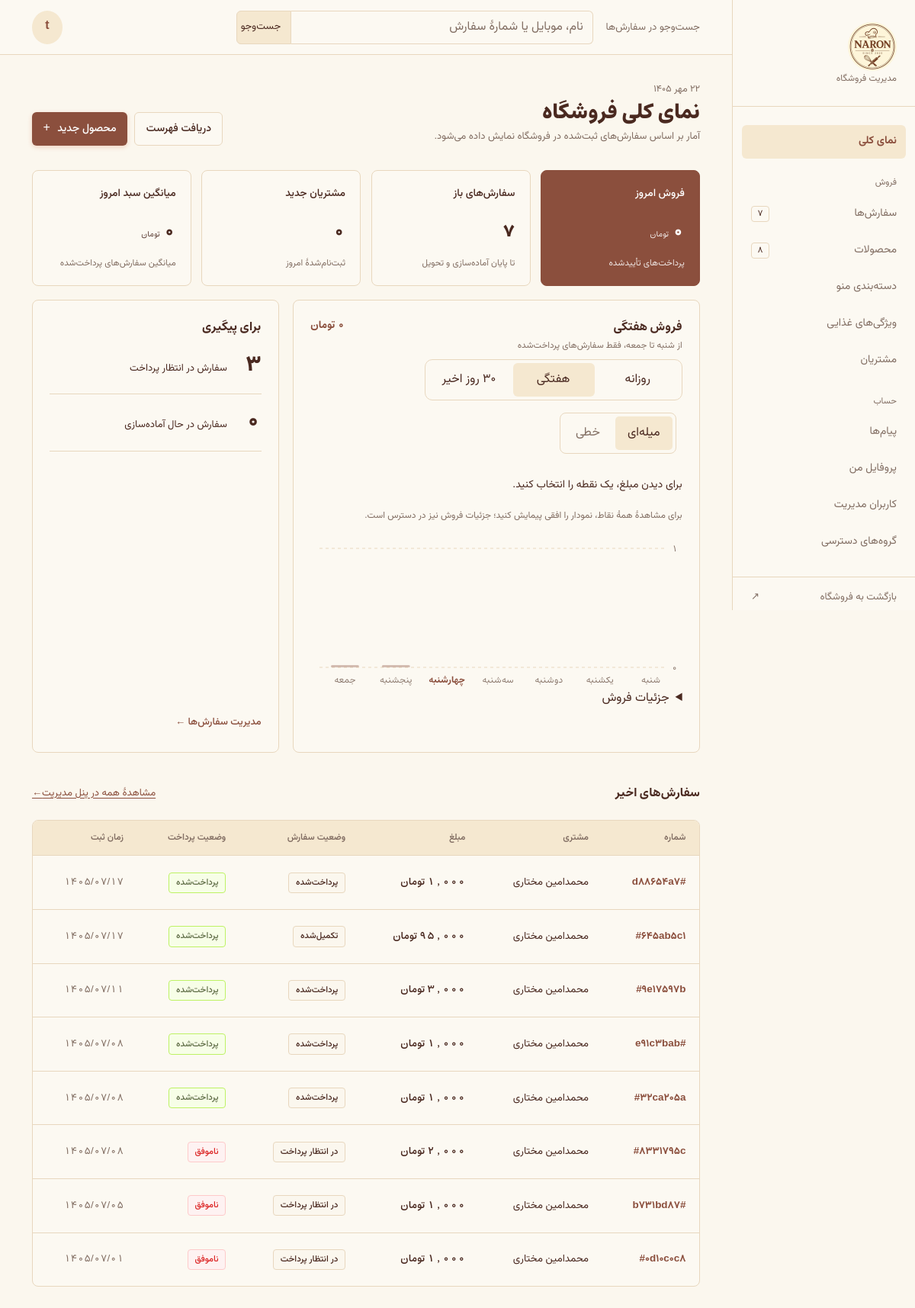
The page /dashboard/ (signed in) on the database its author committed.
### bakery/models.py (models this page shows, shortened)
class Order(models.Model):
    class Status(models.TextChoices):
        PENDING = "pending", "در انتظار پرداخت"
        PAID = "paid", "پرداخت‌شده"
        PREPARING = "preparing", "در حال آماده‌سازی"
        READY = "ready", "آمادهٔ تحویل"
        COMPLETED = "completed", "تکمیل‌شده"
        CANCELLED = "cancelled", "لغوشده"
    class PaymentStatus(models.TextChoices):
        UNPAID = "unpaid", "پرداخت‌نشده"
        INITIATED = "initiated", "در انتظار پرداخت"
        PAID = "paid", "پرداخت‌شده"
        FAILED = "failed", "ناموفق"
    number = models.UUIDField(default=uuid.uuid4, editable=False, unique=True)
    customer = models.ForeignKey(settings.AUTH_USER_MODEL, verbose_name="حساب مشتری", related_name="bakery_orders", on_delete=models.SET_NULL, null=True, blank=True)
    customer_name = models.CharField("نام مشتری", max_length=120)
    phone = models.CharField("شماره تماس", max_length=20)
    address = models.TextField("نشانی", blank=True)
    fulfillment = models.CharField("روش دریافت", max_length=20, choices=(("delivery", "ارسال"), ("pickup", "تحویل حضوری")), default="delivery")
    note = models.TextField("یادداشت مشتری", blank=True)
    status = models.CharField("وضعیت سفارش", max_length=20, choices=Status.choices, default=Status.PENDING)
    payment_status = models.CharField("وضعیت پرداخت", max_length=20, choices=PaymentStatus.choices, default=PaymentStatus.UNPAID)
    total = models.PositiveIntegerField("جمع کل (تومان)", default=0)
    authority = models.CharField("شناسه پرداخت زرین‌پال", max_length=64, blank=True, db_index=True)
    ref_id = models.CharField("کد پیگیری زرین‌پال", max_length=64, blank=True)
    created_at = models.DateTimeField("زمان ثبت", auto_now_add=True)
    paid_at = models.DateTimeField("زمان پرداخت", null=True, blank=True)
    class Meta:
        ordering = ("-created_at",)
        verbose_name = "سفارش"
        verbose_name_plural = "سفارش‌ها"

### bakery/dashboard.py (the view)
# urls.py: path("dashboard/", dashboard.dashboard, name="shop_dashboard"),
@staff_member_required(login_url="/admin/login/")
@never_cache
def dashboard(request):
    return render(request, "bakery/dashboard.html", dashboard_context(request))

### bakery/context_processors.py (called while the page is built)
def cart_summary(request):
    cart = request.session.get("cart", {})
    count = sum(int(quantity) for quantity in cart.values())
    return {"cart_count": count}

### bakery/dashboard.py (called while the page is built, shortened)
def _matching_orders(request):
    query = request.GET.get("q", "").strip()[:80]
    orders = Order.objects.all()
    return query, orders

### bakery/jalali.py (called while the page is built)
def gregorian_to_jalali(gy, gm, gd):
    g_d_m = [0, 31, 59, 90, 120, 151, 181, 212, 243, 273, 304, 334]
    if gy > 1600:
        jy = 979
        gy -= 1600
    else:
        jy = 0
        gy -= 621
    gy2 = gy if gm > 2 else gy - 1
    days = (
        365 * gy
        + (gy2 + 4) // 4
        - (gy2 + 100) // 100
        + (gy2 + 400) // 400
        - 80
        + gd
        + g_d_m[gm - 1]
    )
    jy += 33 * (days // 12053)
    days %= 12053
    jy += 4 * (days // 1461)
    days %= 1461
    if days > 365:
        jy += (days - 1) // 365
        days = (days - 1) % 365
    if days < 186:
        jm = 1 + days // 31
        jd = 1 + days % 31
    else:
        days -= 186
        jm = 7 + days // 30
        jd = 1 + days % 30
    return jy, jm, jd

def to_jalali_tuple(dt):
    if dt is None:
        return None
    if isinstance(dt, datetime):
        if timezone.is_aware(dt):
            dt = timezone.localtime(dt)
        return gregorian_to_jalali(dt.year, dt.month, dt.day), (dt.hour, dt.minute)
    if isinstance(dt, date):
        return gregorian_to_jalali(dt.year, dt.month, dt.day), None
    return None

### bakery/templatetags/bakery_tags.py (called while the page is built, shortened)
@register.filter
def fa_digits(value):
    if value is None:
        return ""
    return str(value).translate(_digit_map)

@register.filter
def jalali_date(value, format_type="numeric"):
    if not value:
        return ""
    res = to_jalali_tuple(value)
    if not res:
        return value
    (jy, jm, jd), time_part = res
    if format_type == "long":
        m_name = JALALI_MONTH_NAMES[jm - 1]
        text = f"{jd} {m_name} {jy}"
    else:  # 'numeric'
        if time_part and format_type == "numeric_with_time":
            h, mn = time_part
            text = f"{jy:04d}/{jm:02d}/{jd:02d} {h:02d}:{mn:02d}"
        else:
            text = f"{jy:04d}/{jm:02d}/{jd:02d}"
    return text.translate(_digit_map)

@register.filter
def toman(value):
    try:
        amount = int(value)
    except (TypeError, ValueError):
        return value
    return f"{amount:,}".replace(",", "٬").translate(_digit_map)

### templates/bakery/dashboard.html (shortened to what this page needs)
{% load static bakery_tags %}
<!doctype html>
<html lang="fa" dir="rtl">
<head>
  <link rel="stylesheet" href="{% static 'bakery/dashboard.css' %}">
</head>
<body>
  <div class="dashboard-shell">
    <aside class="dashboard-sidebar" aria-label="فهرست بخش‌های مدیریت">
      {% include "bakery/_dashboard_nav.html" %}
    </aside>
    <div class="dashboard-workspace">
      <header class="dashboard-topbar">
        <form class="dashboard-search" role="search" action="{{ request.path }}" method="get">
          <input type="hidden" name="period" value="{{ period }}"><label for="dashboard-q">جست‌وجو در سفارش‌ها</label>
          <div class="dashboard-search-row">
            <input id="dashboard-q" name="q" type="search" value="{{ query }}" placeholder="نام، موبایل یا شمارهٔ سفارش" autocomplete="off">
            <button type="submit">جست‌وجو</button>
          </div>
        </form>
        <a class="dashboard-avatar" href="{% url 'customer_profile' %}" aria-label="پروفایل مدیر">{{ request.user.username|slice:":1" }}</a>
      </header>
      <main id="dashboard-main" class="dashboard-main">
        <div class="dashboard-heading">
          <div>
            <p class="dashboard-date"><time datetime="{{ today|date:'Y-m-d' }}">{{ today|jalali_date:"long" }}</time></p>
            <h1>نمای کلی فروشگاه</h1>
            <p>آمار بر اساس سفارش‌های ثبت‌شده در فروشگاه نمایش داده می‌شود.</p>
          </div>
          <div class="dashboard-actions">
            <a href="{% url 'dashboard_export_orders' %}{% if query %}?q={{ query|urlencode }}{% endif %}" class="dashboard-action dashboard-action-outline">دریافت فهرست</a>
            <a href="{% url 'admin:bakery_product_add' %}" class="dashboard-action dashboard-action-primary">محصول جدید <span aria-hidden="true">+</span></a>
          </div>
        </div>
        <section class="dashboard-stats" aria-label="آمار فروشگاه">
          <article class="dashboard-stat dashboard-stat-featured"><h2>فروش امروز</h2><p>{{ sales_today|toman }} <small>تومان</small></p><span>پرداخت‌های تأییدشده</span></article>
          <article class="dashboard-stat"><h2>سفارش‌های باز</h2><p>{{ open_orders|fa_digits }}</p><span>تا پایان آماده‌سازی و تحویل</span></article>
          <article class="dashboard-stat"><h2>مشتریان جدید</h2><p>{{ new_customers|fa_digits }}</p><span>ثبت‌نام‌شدهٔ امروز</span></article>
          <article class="dashboard-stat"><h2>میانگین سبد امروز</h2><p>{{ average_basket|toman }} <small>تومان</small></p><span>میانگین سفارش‌های پرداخت‌شده</span></article>
        </section>
        <div class="dashboard-insights">
          <section class="dashboard-chart" aria-labelledby="weekly-chart-title">
            <div class="dashboard-panel-head">
              <div><h2 id="weekly-chart-title">{{ period_title }}</h2><p>{{ period_note }}، فقط سفارش‌های پرداخت‌شده</p></div>
              <span class="dashboard-chart-total">{{ period_sales|toman }} تومان</span>
            </div>
            <div class="sales-segments" role="radiogroup" aria-label="بازهٔ فروش">
              <span class="sales-segment-pill" aria-hidden="true"></span>
              <a role="radio" aria-checked="{% if period == 'daily' %}true{% else %}false{% endif %}" href="?period=daily&amp;q={{ query|urlencode }}">روزانه</a>
              <a role="radio" aria-checked="{% if period == 'weekly' %}true{% else %}false{% endif %}" href="?period=weekly&amp;q={{ query|urlencode }}">هفتگی</a>
              <a role="radio" aria-checked="{% if period == 'monthly' %}true{% else %}false{% endif %}" href="?period=monthly&amp;q={{ query|urlencode }}">۳۰ روز اخیر</a>
            </div>
            <div class="chart-type-switch" role="radiogroup" aria-label="نوع نمودار">
              <button type="button" role="radio" aria-checked="true" data-chart-type="bar">میله‌ای</button>
              <button type="button" role="radio" aria-checked="false" tabindex="-1" data-chart-type="line">خطی</button>
            </div>
            <p class="chart-readout" role="status">برای دیدن مبلغ، یک نقطه را انتخاب کنید.</p>
            <p class="chart-scroll-hint">برای مشاهدهٔ همهٔ نقاط، نمودار را افقی پیمایش کنید؛ جزئیات فروش نیز در دسترس است.</p>
            {% render_dashboard_chart bars height=200 %}
            <details class="sales-data"><summary>جزئیات فروش</summary></details>
          </section>
          <section class="dashboard-attention" aria-labelledby="dashboard-attention-title">
            <div class="dashboard-panel-head"><h2 id="dashboard-attention-title">برای پیگیری</h2></div>
            <a href="{% url 'admin:bakery_order_changelist' %}?status__exact=pending"><strong>{{ pending_orders|fa_digits }}</strong><span>سفارش در انتظار پرداخت</span></a>
            <a href="{% url 'admin:bakery_order_changelist' %}?status__exact=preparing"><strong>{{ preparing_orders|fa_digits }}</strong><span>سفارش در حال آماده‌سازی</span></a>
            <a class="dashboard-attention-link" href="{% url 'admin:bakery_order_changelist' %}">مدیریت سفارش‌ها <span aria-hidden="true">←</span></a>
          </section>
        </div>
        <section class="dashboard-orders" id="orders" aria-labelledby="dashboard-orders-title">
          <div class="dashboard-orders-head"><h2 id="dashboard-orders-title">سفارش‌های اخیر</h2><a href="{{ view_all_admin_url }}">مشاهدهٔ همه در پنل مدیریت <span aria-hidden="true">←</span></a></div>
          {% if has_orders %}
            <div class="dashboard-table-wrap"><table>
              <thead><tr><th scope="col">شماره</th><th scope="col">مشتری</th><th scope="col">مبلغ</th><th scope="col">وضعیت سفارش</th><th scope="col">وضعیت پرداخت</th><th scope="col">زمان ثبت</th></tr></thead>
              <tbody>{% for order in orders %}
                <tr>
                  <td data-label="شماره سفارش"><a class="dashboard-order-link" href="{% url 'admin:bakery_order_change' order.pk %}">#{{ order.number|stringformat:"s"|slice:":8"|fa_digits }}</a></td>
                  <td data-label="مشتری">{{ order.customer_name }}</td>
                  <td data-label="مبلغ" class="dashboard-money">{{ order.total|toman }} تومان</td>
                  <td data-label="وضعیت سفارش"><span class="dashboard-status dashboard-order-status-{{ order.status }}">{{ order.get_status_display }}</span></td>
                  <td data-label="وضعیت پرداخت"><span class="dashboard-status dashboard-status-{{ order.payment_status }}">{{ order.get_payment_status_display }}</span></td>
                  <td data-label="زمان ثبت" class="dashboard-order-date"><time datetime="{{ order.created_at|date:'c' }}">{{ order.created_at|jalali_date:"numeric" }}</time></td>
                </tr>
              {% endfor %}</tbody>
            </table></div>
          {% else %}<div class="dashboard-empty">{% if query %}سفارشی با این جست‌وجو پیدا نشد.{% else %}هنوز سفارشی ثبت نشده است.{% endif %}</div>{% endif %}
        </section>
      </main>
    </div>
  </div>
</body>
</html>

### rows shown on the page
Order: number|fa_digits "d۸۸۶۵۴a۷", customer_name "محمدامین مختاری", status "پرداخت‌شده", payment_status "پرداخت‌شده", created_at|jalali_date "۱۴۰۵/۰۷/۱۷"
Order: number|fa_digits "۶۴۵ab۵c۱", customer_name "محمدامین مختاری", status "تکمیل‌شده", payment_status "پرداخت‌شده", created_at|jalali_date "۱۴۰۵/۰۷/۱۷"
Order: number|fa_digits "۹e۱۷۵۹۷b", customer_name "محمدامین مختاری", status "پرداخت‌شده", payment_status "پرداخت‌شده", created_at|jalali_date "۱۴۰۵/۰۷/۱۱"
Order: number|fa_digits "e۹۱c۳bab", customer_name "محمدامین مختاری", status "پرداخت‌شده", payment_status "پرداخت‌شده", created_at|jalali_date "۱۴۰۵/۰۷/۰۸"
Order: number|fa_digits "۳۲ca۲۰۵a", customer_name "محمدامین مختاری", status "پرداخت‌شده", payment_status "پرداخت‌شده", created_at|jalali_date "۱۴۰۵/۰۷/۰۸"
Order: number|fa_digits "۸۳۳۱۷۹۵c", customer_name "محمدامین مختاری", status "در انتظار پرداخت", payment_status "ناموفق", created_at|jalali_date "۱۴۰۵/۰۷/۰۸"
Order: number|fa_digits "b۷۳۱bd۸۷", customer_name "محمدامین مختاری", status "در انتظار پرداخت", payment_status "ناموفق", created_at|jalali_date "۱۴۰۵/۰۷/۰۵"
Order: number|fa_digits "۰d۱۰c۰c۸", customer_name "محمدامین مختاری", status "در انتظار پرداخت", payment_status "ناموفق", created_at|jalali_date "۱۴۰۵/۰۷/۰۱"

### other values the page prints
{{ open_orders|fa_digits }} "۷"
{{ product_count|fa_digits }} "۸"
{{ request.user.username|slice:":1" }} "t"
{{ today|jalali_date:"long" }} "۲۲ مهر ۱۴۰۵"
{{ new_customers|fa_digits }} "۰"
{{ average_basket|toman }} "۰"
{{ period_title }} "فروش هفتگی"
{{ period_note }} "از شنبه تا جمعه"
{{ tick.val|compact_fa }} "۰" "۱"
{{ bar.label }} "شنبه" "یکشنبه" "دوشنبه" "سه‌شنبه" "چهارشنبه" "پنجشنبه" "جمعه"
{{ pending_orders|fa_digits }} "۳"
{{ preparing_orders|fa_digits }} "۰"
